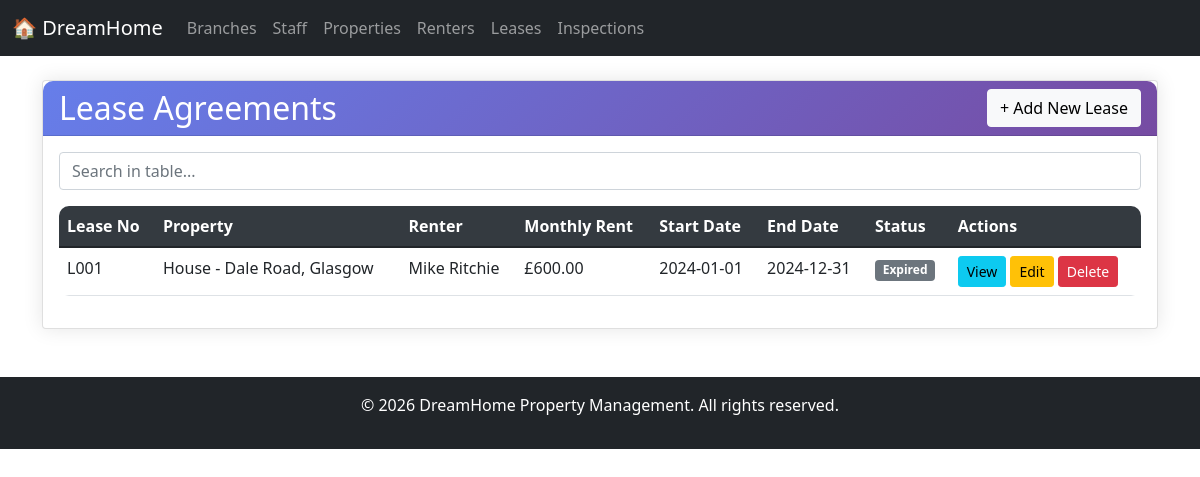
Page /dreamhome/pages/leases/index.php on the committed database.
### tables this page shows
CREATE TABLE `leaseagreement` (
  `lease_no` varchar(5) NOT NULL,
  `property_no` varchar(5) DEFAULT NULL,
  `renter_no` varchar(5) DEFAULT NULL,
  `arranged_by_staff_no` varchar(5) DEFAULT NULL,
  `monthly_rent` decimal(10,2) DEFAULT NULL,
  `payment_method` varchar(20) DEFAULT NULL,
  `deposit_amount` decimal(10,2) DEFAULT NULL,
  `deposit_paid` tinyint(1) DEFAULT NULL,
  `start_date` date DEFAULT NULL,
  `end_date` date DEFAULT NULL,
  `duration` int(11) DEFAULT NULL
);

CREATE TABLE `property` (
  `property_no` varchar(5) NOT NULL,
  `street` varchar(50) DEFAULT NULL,
  `area` varchar(50) DEFAULT NULL,
  `city` varchar(50) DEFAULT NULL,
  `postcode` varchar(10) DEFAULT NULL,
  `type` varchar(20) DEFAULT NULL,
  `rooms` int(11) DEFAULT NULL,
  `monthly_rent` decimal(10,2) DEFAULT NULL,
  `staff_no` varchar(5) DEFAULT NULL,
  `branch_no` varchar(5) DEFAULT NULL,
  `date_withdrawn` date DEFAULT NULL,
  `status` varchar(20) DEFAULT 'available'
);

### dreamhome/pages/leases/index.php (the view, shortened to what this page needs)
<?php
include '../../includes/header.php';
$database = new Database();
$db = $database->getConnection();
$sql = "SELECT l.*, p.street, p.city, p.type as property_type,
        CONCAT(r.first_name, ' ', r.last_name) as renter_name,
        CONCAT(s.first_name, ' ', s.last_name) as arranged_by
        FROM LeaseAgreement l
        JOIN Property p ON l.property_no = p.property_no
        JOIN Renter r ON l.renter_no = r.renter_no
        LEFT JOIN Staff s ON l.arranged_by_staff_no = s.staff_no
        ORDER BY l.start_date DESC";
$stmt = $db->prepare($sql);
$stmt->execute();
$leases = $stmt->fetchAll(PDO::FETCH_ASSOC);
?>
<div class="card">
    <div class="card-header d-flex justify-content-between align-items-center">
        <h2 class="mb-0">Lease Agreements</h2>
        <button class="btn btn-light" onclick="location.href='add.php'">+ Add New Lease</button>
    </div>
    <div class="card-body">
        <div class="table-responsive">
            <table class="table table-hover">
                <thead>
                    <tr>
                        <th>Lease No</th>
                        <th>Property</th>
                        <th>Renter</th>
                        <th>Monthly Rent</th>
                        <th>Start Date</th>
                        <th>End Date</th>
                        <th>Status</th>
                        <th>Actions</th>
                    </tr>
                </thead>
                <tbody>
                    <?php foreach ($leases as $lease):
                        $status = strtotime($lease['end_date']) < time() ? 'Expired' : 'Active';
                        $status_class = $status == 'Active' ? 'success' : 'secondary';
                    ?>
                    <tr>
                        <td><?php echo $lease['lease_no']; ?></td>
                        <td><?php echo $lease['property_type'] . ' - ' . $lease['street'] . ', ' . $lease['city']; ?></td>
                        <td><?php echo $lease['renter_name']; ?></td>
                        <td>£<?php echo number_format($lease['monthly_rent'], 2); ?></td>
                        <td><?php echo $lease['start_date']; ?></td>
                        <td><?php echo $lease['end_date']; ?></td>
                        <td><span class="badge bg-<?php echo $status_class; ?>"><?php echo $status; ?></span></td>
                        <td>
                            <button class="btn btn-sm btn-info" onclick="viewLease('<?php echo $lease['lease_no']; ?>')">View</button>
                            <button class="btn btn-sm btn-warning" onclick="editLease('<?php echo $lease['lease_no']; ?>')">Edit</button>
                            <button class="btn btn-sm btn-danger" onclick="deleteLease('<?php echo $lease['lease_no']; ?>')">Delete</button>
                        </td>
                    </tr>
                    <?php endforeach; ?>
                </tbody>
            </table>
        </div>
    </div>
</div>
<?php include '../../includes/footer.php'; ?>

### dreamhome/css/style.css (style rules this page uses)
body { background-color: #f8f9fa; font-family: 'Segoe UI', Tahoma, Geneva, Verdana, sans-serif; }
.card { border: none; border-radius: 10px; box-shadow: 0 0 20px rgba(0,0,0,0.1); margin-bottom: 20px; }
.card-header { background: linear-gradient(135deg, #667eea 0%, #764ba2 100%); color: white; border-radius: 10px 10px 0 0 !important; padding: 15px 20px; }
.table { background-color: white; border-radius: 10px; overflow: hidden; }
.table thead { background-color: #343a40; color: white; }

### rows in the picture
leaseagreement: lease_no "L001", property_no.type "House", property_no.street "Dale Road", property_no.city "Glasgow", renter_name "Mike Ritchie", monthly_rent "600.00", start_date "2024-01-01", end_date "2024-12-31"
